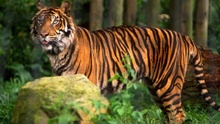
%> input picture tigre_2.jpg, 220 x 124 px, shrunk from 640 x 360 before the run
$ octave e03_filtering.m   (GNU Octave 9; MATLAB toolbox functions it lacks are replaced by stand-ins)
%> lines starting %> are read from the running program, lines starting %| are printed output that depends on the picture
close all
img = imread("tigre_2.jpg");
%> img is the input picture: size 124x220x3 uint8; mean R, G, B 94.3, 83.6, 46.6
[fil, col, ch] = size(img);
%> fil = 124; col = 220; ch = 3
img = rgb2gray(img);
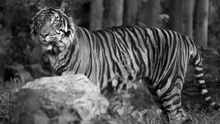
%> img: size 124x220 uint8; min 1, max 253, mean 82.6
img_or = img;

%w=(1/9)*ones(3,3);

%w = [0  1 0
%     1 -4 1
%     0  1 0];

w = [ 0 -1  0
     -1  5 -1
      0 -1  0];

img = double(img);
%> img: size 124x220 double
img_filtrada = zeros(fil,col);

for m=2:fil-1
    for n=2:col-1
        aux = 0;
        for k=-1:1
            for l=-1:1
                aux = aux + (w(k+2,l+2)*img(m+k,n+l));
            end
        end
        img_filtrada(m,n) = aux;
    end
end
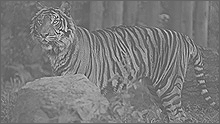
%> img_filtrada: size 124x220 double; min -364, max 563, mean 81; drawn with min black and max white
img_filtrada=uint8(img_filtrada);
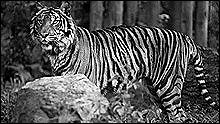
%> img_filtrada: size 124x220 uint8; min 0, max 255, mean 84.8

figure;
subplot(1,2,1)
imshow(img_or);
subplot(1,2,2)
imshow(img_filtrada);

$ run again, with persona.jpg copied over tigre_2.jpg
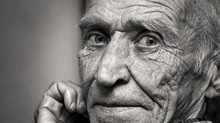
%> input picture persona.jpg, 220 x 123 px, shrunk from 620 x 347 before the run
%> img is the input picture: size 123x220x3 uint8; mean R, G, B 120.3, 118, 115.6
%> after the loop `for m=2:fil-1`:
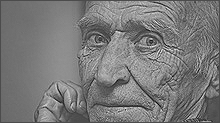
%> img_filtrada: size 123x220 double; min -196, max 455, mean 115.9; drawn with min black and max white
%> `img_filtrada=uint8(img_filtrada);`:
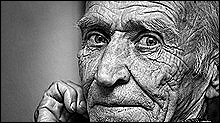
%> img_filtrada: size 123x220 uint8; min 0, max 255, mean 116.9
